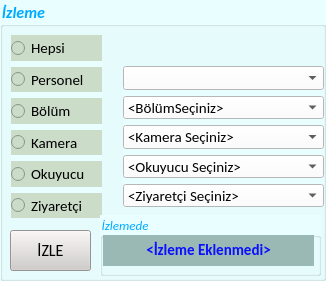
   <widget class="QGroupBox" name="groupBox_12">
    <property name="geometry">
     <rect>
      <x>1040</x>
      <y>440</y>
      <width>326</width>
      <height>281</height>
     </rect>
    </property>
    <property name="palette">
     <palette>
      <active>
       <colorrole role="WindowText">
        <brush brushstyle="SolidPattern">
         <color alpha="255">
          <red>0</red>
          <green>170</green>
          <blue>255</blue>
         </color>
        </brush>
       </colorrole>
       <colorrole role="Button">
        <brush brushstyle="SolidPattern">
         <color alpha="255">
          <red>233</red>
          <green>255</green>
          <blue>255</blue>
         </color>
        </brush>
       </colorrole>
       <colorrole role="Base">
        <brush brushstyle="SolidPattern">
         <color alpha="255">
          <red>233</red>
          <green>255</green>
          <blue>255</blue>
         </color>
        </brush>
       </colorrole>
       <colorrole role="Window">
        <brush brushstyle="SolidPattern">
         <color alpha="255">
          <red>233</red>
          <green>255</green>
          <blue>255</blue>
         </color>
        </brush>
       </colorrole>
      </active>
      <inactive>
       <colorrole role="WindowText">
        <brush brushstyle="SolidPattern">
         <color alpha="255">
          <red>0</red>
          <green>170</green>
          <blue>255</blue>
         </color>
        </brush>
       </colorrole>
       <colorrole role="Button">
        <brush brushstyle="SolidPattern">
         <color alpha="255">
          <red>233</red>
          <green>255</green>
          <blue>255</blue>
         </color>
        </brush>
       </colorrole>
       <colorrole role="Base">
        <brush brushstyle="SolidPattern">
         <color alpha="255">
          <red>233</red>
          <green>255</green>
          <blue>255</blue>
         </color>
        </brush>
       </colorrole>
       <colorrole role="Window">
        <brush brushstyle="SolidPattern">
         <color alpha="255">
          <red>233</red>
          <green>255</green>
          <blue>255</blue>
         </color>
        </brush>
       </colorrole>
      </inactive>
      <disabled>
       <colorrole role="WindowText">
        <brush brushstyle="SolidPattern">
         <color alpha="255">
          <red>120</red>
          <green>120</green>
          <blue>120</blue>
         </color>
        </brush>
       </colorrole>
       <colorrole role="Button">
        <brush brushstyle="SolidPattern">
         <color alpha="255">
          <red>233</red>
          <green>255</green>
          <blue>255</blue>
         </color>
        </brush>
       </colorrole>
       <colorrole role="Base">
        <brush brushstyle="SolidPattern">
         <color alpha="255">
          <red>233</red>
          <green>255</green>
          <blue>255</blue>
         </color>
        </brush>
       </colorrole>
       <colorrole role="Window">
        <brush brushstyle="SolidPattern">
         <color alpha="255">
          <red>233</red>
          <green>255</green>
          <blue>255</blue>
         </color>
        </brush>
       </colorrole>
      </disabled>
     </palette>
    </property>
    <property name="font">
     <font>
      <family>Calibri</family>
      <pointsize>12</pointsize>
      <weight>75</weight>
      <italic>true</italic>
      <bold>true</bold>
     </font>
    </property>
    <property name="styleSheet">
     <string notr="true">background-color: rgb(233, 255, 255);
</string>
    </property>
    <property name="title">
     <string>İzleme</string>
    </property>
    <widget class="QPushButton" name="btn_izle">
     <property name="geometry">
      <rect>
       <x>10</x>
       <y>230</y>
       <width>81</width>
       <height>41</height>
      </rect>
     </property>
     <property name="font">
      <font>
       <family>Calibri</family>
       <pointsize>12</pointsize>
       <weight>9</weight>
       <italic>false</italic>
       <bold>false</bold>
      </font>
     </property>
     <property name="styleSheet">
      <string notr="true">font: 75  12pt &quot;Calibri&quot;;
color: rgb(0, 0, 0);
background-color: rgb(208, 205, 203);</string>
     </property>
     <property name="text">
      <string>İZLE</string>
     </property>
    </widget>
    <widget class="QWidget" name="layoutWidget">
     <property name="geometry">
      <rect>
       <x>123</x>
       <y>66</y>
       <width>201</width>
       <height>141</height>
      </rect>
     </property>
     <layout class="QVBoxLayout" name="verticalLayout_4">
      <item>
       <widget class="QComboBox" name="cmb_personel">
        <property name="font">
         <font>
          <family>Calibri</family>
          <pointsize>11</pointsize>
         </font>
        </property>
        <property name="styleSheet">
         <string notr="true">background-color: rgb(255, 255, 255);</string>
        </property>
       </widget>
      </item>
      <item>
       <widget class="QComboBox" name="cmb_bolum">
        <property name="font">
         <font>
          <family>Calibri</family>
          <pointsize>11</pointsize>
         </font>
        </property>
        <property name="styleSheet">
         <string notr="true">background-color: rgb(255, 255, 255);</string>
        </property>
        <item>
         <property name="text">
          <string>&lt;BölümSeçiniz&gt;</string>
         </property>
        </item>
        <item>
         <property name="text">
          <string>Bilgi İşlem</string>
         </property>
        </item>
        <item>
         <property name="text">
          <string>Satın Alma</string>
         </property>
        </item>
        <item>
         <property name="text">
          <string>İş Geliştirme</string>
         </property>
        </item>
        <item>
         <property name="text">
          <string>Radar</string>
         </property>
        </item>
        <item>
         <property name="text">
          <string>AGS</string>
         </property>
        </item>
        <item>
         <property name="text">
          <string>Ar-Ge</string>
         </property>
        </item>
        <item>
         <property name="text">
          <string>Depo</string>
         </property>
        </item>
       </widget>
      </item>
      <item>
       <widget class="QComboBox" name="cmb_kamera">
        <property name="font">
         <font>
          <family>Calibri</family>
          <pointsize>11</pointsize>
         </font>
        </property>
        <property name="styleSheet">
         <string notr="true">background-color: rgb(255, 255, 255);</string>
        </property>
        <item>
         <property name="text">
          <string>&lt;Kamera Seçiniz&gt;</string>
         </property>
        </item>
        <item>
         <property name="text">
          <string>Üretim Koridor</string>
         </property>
        </item>
        <item>
         <property name="text">
          <string>Güvenlikli Oda</string>
         </property>
        </item>
        <item>
         <property name="text">
          <string>Üretim Holü</string>
         </property>
        </item>
        <item>
         <property name="text">
          <string>Depo</string>
         </property>
        </item>
        <item>
         <property name="text">
          <string>Giriş</string>
         </property>
        </item>
        <item>
         <property name="text">
          <string>İdari Birimler</string>
         </property>
        </item>
       </widget>
      </item>
      <item>
       <widget class="QComboBox" name="cmb_okuyucu">
        <property name="font">
         <font>
          <family>Calibri</family>
          <pointsize>11</pointsize>
         </font>
        </property>
        <property name="styleSheet">
         <string notr="true">background-color: rgb(255, 255, 255);</string>
        </property>
        <item>
         <property name="text">
          <string>&lt;Okuyucu Seçiniz&gt;</string>
         </property>
        </item>
        <item>
         <property name="text">
          <string>RFID_001</string>
         </property>
        </item>
        <item>
         <property name="text">
          <string>RFID_002</string>
         </property>
        </item>
        <item>
         <property name="text">
          <string>RFID_003</string>
         </property>
        </item>
        <item>
         <property name="text">
          <string>RFID_004</string>
         </property>
        </item>
        <item>
         <property name="text">
          <string>RFID_005</string>
         </property>
        </item>
        <item>
         <property name="text">
          <string>RFID_006</string>
         </property>
        </item>
        <item>
         <property name="text">
          <string>RFID_007</string>
         </property>
        </item>
        <item>
         <property name="text">
          <string>RFID_008</string>
         </property>
        </item>
        <item>
         <property name="text">
          <string>RFID_009</string>
         </property>
        </item>
       </widget>
      </item>
      <item>
       <widget class="QComboBox" name="cmb_ziyaretci">
        <property name="font">
         <font>
          <family>Calibri</family>
          <pointsize>11</pointsize>
         </font>
        </property>
        <property name="styleSheet">
         <string notr="true">background-color: rgb(255, 255, 255);</string>
        </property>
        <item>
         <property name="text">
          <string>&lt;Ziyaretçi Seçiniz&gt;</string>
         </property>
        </item>
        <item>
         <property name="text">
          <string>Ziyaretçi-1</string>
         </property>
        </item>
        <item>
         <property name="text">
          <string>Ziyaretçi-2</string>
         </property>
        </item>
        <item>
         <property name="text">
          <string>Ziraretçi-3</string>
         </property>
        </item>
       </widget>
      </item>
     </layout>
    </widget>
    <widget class="QWidget" name="layoutWidget">
     <property name="geometry">
      <rect>
       <x>11</x>
       <y>35</y>
       <width>91</width>
       <height>183</height>
      </rect>
     </property>
     <layout class="QVBoxLayout" name="verticalLayout_3">
      <item>
       <widget class="QRadioButton" name="radio_hepsi">
        <property name="font">
         <font>
          <family>Calibri</family>
          <pointsize>11</pointsize>
         </font>
        </property>
        <property name="styleSheet">
         <string notr="true">background-color: rgb(203, 220, 201);</string>
        </property>
        <property name="text">
         <string>Hepsi</string>
        </property>
       </widget>
      </item>
      <item>
       <widget class="QRadioButton" name="radio_personel">
        <property name="font">
         <font>
          <family>Calibri</family>
          <pointsize>11</pointsize>
         </font>
        </property>
        <property name="styleSheet">
         <string notr="true">background-color: rgb(203, 220, 201);</string>
        </property>
        <property name="text">
         <string>Personel</string>
        </property>
       </widget>
      </item>
      <item>
       <widget class="QRadioButton" name="radio_bolum">
        <property name="font">
         <font>
          <family>Calibri</family>
          <pointsize>11</pointsize>
         </font>
        </property>
        <property name="styleSheet">
         <string notr="true">background-color: rgb(203, 220, 201);</string>
        </property>
        <property name="text">
         <string>Bölüm</string>
        </property>
       </widget>
      </item>
      <item>
       <widget class="QRadioButton" name="radio_kamera">
        <property name="font">
         <font>
          <family>Calibri</family>
          <pointsize>11</pointsize>
         </font>
        </property>
        <property name="styleSheet">
         <string notr="true">background-color: rgb(203, 220, 201);</string>
        </property>
        <property name="text">
         <string>Kamera</string>
        </property>
       </widget>
      </item>
      <item>
       <widget class="QRadioButton" name="radio_okuyucu">
        <property name="font">
         <font>
          <family>Calibri</family>
          <pointsize>11</pointsize>
         </font>
        </property>
        <property name="styleSheet">
         <string notr="true">background-color: rgb(203, 220, 201);</string>
        </property>
        <property name="text">
         <string>Okuyucu</string>
        </property>
       </widget>
      </item>
      <item>
       <widget class="QRadioButton" name="radio_ziyaretci">
        <property name="font">
         <font>
          <family>Calibri</family>
          <pointsize>11</pointsize>
         </font>
        </property>
        <property name="styleSheet">
         <string notr="true">background-color: rgb(203, 220, 201);</string>
        </property>
        <property name="text">
         <string>Ziyaretçi</string>
        </property>
       </widget>
      </item>
     </layout>
    </widget>
    <widget class="QGroupBox" name="groupBox_14">
     <property name="geometry">
      <rect>
       <x>100</x>
       <y>215</y>
       <width>221</width>
       <height>61</height>
      </rect>
     </property>
     <property name="font">
      <font>
       <family>Calibri</family>
       <pointsize>10</pointsize>
       <italic>true</italic>
      </font>
     </property>
     <property name="styleSheet">
      <string notr="true">color: rgb(0, 170, 255);</string>
     </property>
     <property name="title">
      <string>İzlemede</string>
     </property>
     <widget class="QLabel" name="lbl_izlenen">
      <property name="geometry">
       <rect>
        <x>3</x>
        <y>20</y>
        <width>211</width>
        <height>31</height>
       </rect>
      </property>
      <property name="font">
       <font>
        <family>Calibri</family>
        <pointsize>11</pointsize>
        <weight>75</weight>
        <bold>true</bold>
       </font>
      </property>
      <property name="styleSheet">
       <string notr="true">background-color: rgb(155, 185,180);
color: rgb(10, 15, 255);</string>
      </property>
      <property name="text">
       <string>&lt;İzleme  Eklenmedi&gt;</string>
      </property>
      <property name="alignment">
       <set>Qt::AlignCenter</set>
      </property>
     </widget>
    </widget>
   </widget>
